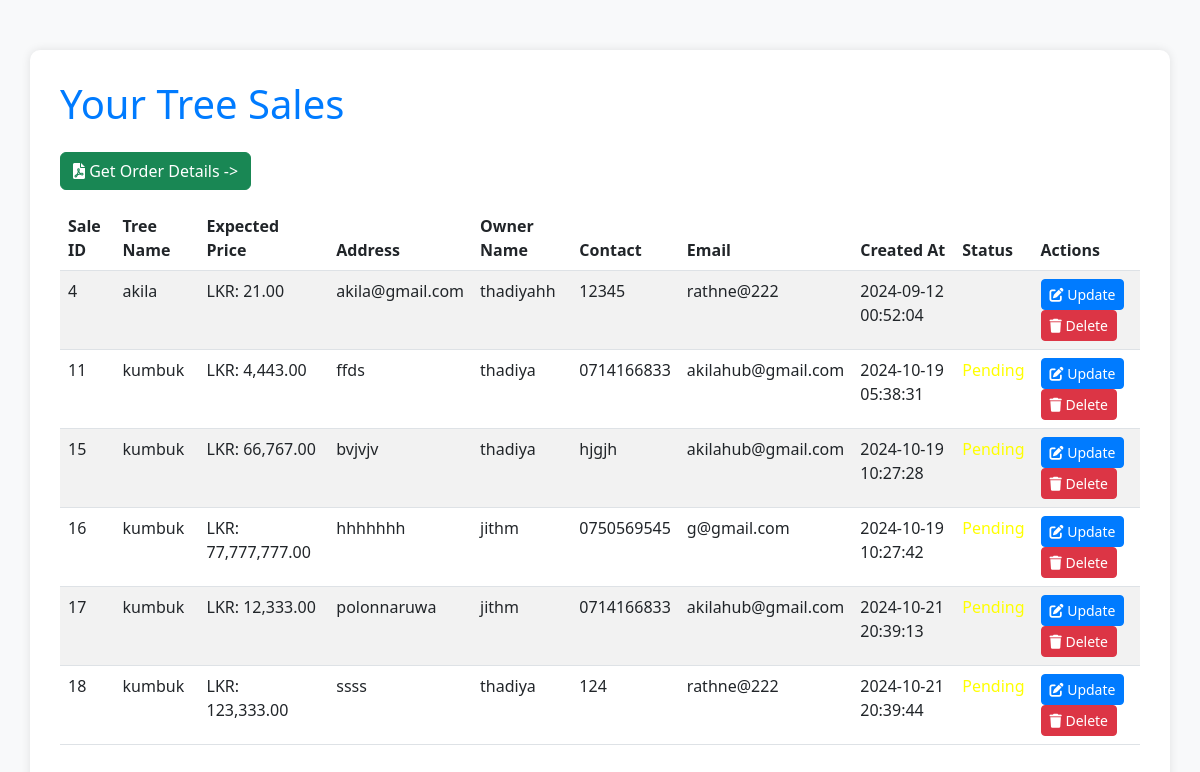
/sell_trees.php (signed in), run on the app's committed database.
### tables this page shows
CREATE TABLE `tree_sales` (
  `id` int(11) NOT NULL,
  `tree_name` varchar(255) NOT NULL,
  `expected_price` decimal(10,2) NOT NULL,
  `address` text NOT NULL,
  `owner_name` varchar(255) NOT NULL,
  `contact_number` varchar(20) NOT NULL,
  `email` varchar(255) NOT NULL,
  `created_at` timestamp NOT NULL DEFAULT current_timestamp(),
  `status` varchar(20) DEFAULT 'Pending',
  `user_id` int(11) DEFAULT NULL
);

### sell_trees.php (the view, shortened to what this page needs)
<?php
require_once 'config.php';
$user_id = $_SESSION['user_id'];
$sql = "SELECT * FROM tree_sales WHERE user_id = ?";
$stmt = $conn->prepare($sql);
$stmt->bind_param("i", $user_id);
$stmt->execute();
$result = $stmt->get_result();
$tree_sales = $result->fetch_all(MYSQLI_ASSOC);
?>
<!DOCTYPE html>
<html lang="en">
<head>
    <link href="https://cdn.jsdelivr.net/npm/bootstrap@5.3.0/dist/css/bootstrap.min.css" rel="stylesheet">
    <link rel="stylesheet" href="https://cdnjs.cloudflare.com/ajax/libs/font-awesome/6.0.0-beta3/css/all.min.css">
</head>
<body>
    <div class="container">
        <h1 class="mb-4">Your Tree Sales</h1>
        <a href="?generate_pdf" class="btn btn-success mb-3"><i class="fas fa-file-pdf"></i> Get Order Details -></a>
        <table class="table table-striped table-hover">
            <thead>
                <tr>
                    <th>Sale ID</th>
                    <th>Tree Name</th>
                    <th>Expected Price</th>
                    <th>Address</th>
                    <th>Owner Name</th>
                    <th>Contact</th>
                    <th>Email</th>
                    <th>Created At</th>
                    <th>Status</th>
                    <th>Actions</th>
                </tr>
            </thead>
            <tbody>
                <?php foreach ($tree_sales as $sale): ?>
                <tr>
                    <td><?php echo $sale['id']; ?></td>
                    <td><?php echo $sale['tree_name']; ?></td>
                    <td>LKR: <?php echo number_format($sale['expected_price'], 2); ?></td>
                    <td><?php echo $sale['address']; ?></td>
                    <td><?php echo $sale['owner_name']; ?></td>
                    <td><?php echo $sale['contact_number']; ?></td>
                    <td><?php echo $sale['email']; ?></td>
                    <td><?php echo $sale['created_at']; ?></td>
                                    <td>
                                        <?php
                                        $status_color = '';
                                        switch ($sale['status']) {
                                            case 'Pending':
                                                $status_color = 'yellow';
                                                break;
                                        }
                                        ?>
                                        <span style="color: <?php echo $status_color; ?>">
                                            <?php echo $sale['status']; ?>
                                        </span>
                                    </td>
                                    <td>
                        <button class="btn btn-primary btn-sm" data-bs-toggle="modal" data-bs-target="#updateModal<?php echo $sale['id']; ?>">
                            <i class="fas fa-edit"></i> Update
                        </button>
                        <form method="post" style="display: inline;">
                            <button type="submit" name="delete" class="btn btn-danger btn-sm" onclick="return confirm('Are you sure you want to delete this tree sale?')">
                                <i class="fas fa-trash"></i> Delete
                            </button>
                        </form>
                    </td>
                </tr>
                <?php endforeach; ?>
            </tbody>
        </table>
    </div>
</body>

### sell_trees.php (style rules this page uses)
body { background-color: #f8f9fa; }
.container { background-color: #ffffff; border-radius: 10px; padding: 30px; margin-top: 50px; box-shadow: 0 0 10px rgba(0, 0, 0, 0.1); }
h1 { color: #007bff; }
.btn-primary { background-color: #007bff; border-color: #007bff; }

### data on the page
tree_sales: id "4", tree_name "akila", expected_price "21.00", address "akila@gmail.com", owner_name "thadiyahh", contact_number "12345", email "rathne@222", created_at "2024-09-12 00:52:04"
tree_sales: id "11", tree_name "kumbuk", expected_price "4,443.00", address "ffds", owner_name "thadiya", contact_number "0714166833", email "akilahub@gmail.com", created_at "2024-10-19 05:38:31", status "Pending"
tree_sales: id "15", tree_name "kumbuk", expected_price "66,767.00", address "bvjvjv", owner_name "thadiya", contact_number "hjgjh", email "akilahub@gmail.com", created_at "2024-10-19 10:27:28"
tree_sales: id "16", tree_name "kumbuk", expected_price "77,777,777.00", address "hhhhhhh", owner_name "jithm", contact_number "0750569545", email "g@gmail.com", created_at "2024-10-19 10:27:42", status "Pending"
tree_sales: id "17", tree_name "kumbuk", expected_price "12,333.00", address "polonnaruwa", owner_name "jithm", contact_number "0714166833", email "akilahub@gmail.com", created_at "2024-10-21 20:39:13"
tree_sales: id "18", tree_name "kumbuk", expected_price "123,333.00", address "ssss", owner_name "thadiya", contact_number "124", email "rathne@222", created_at "2024-10-21 20:39:44", status "Pending"
